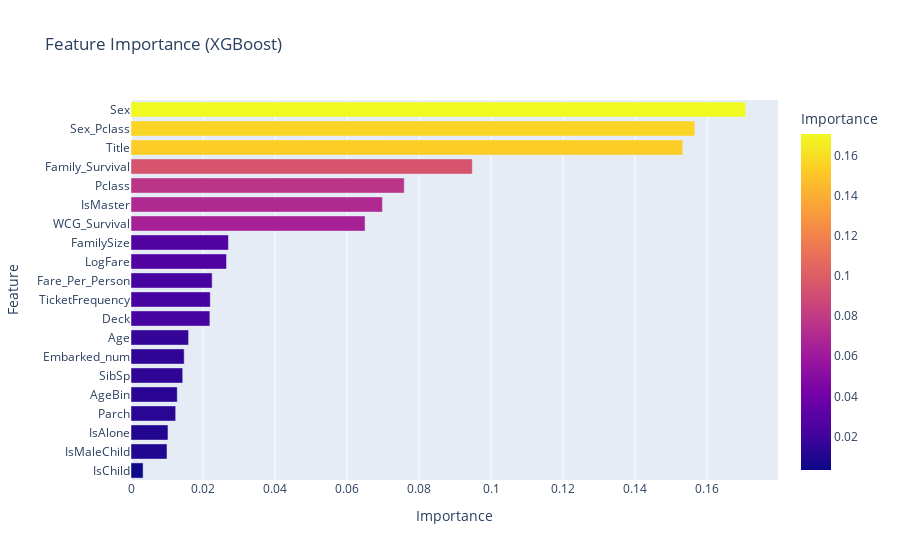

Source (notebook cell):
### Code cell
feature_importance = pd.DataFrame({'Feature': X_full.columns, 'Importance': final_xgb.feature_importances_}).sort_values('Importance', ascending=False)
fig = px.bar(feature_importance, x='Importance', y='Feature', orientation='h', title='Feature Importance (XGBoost)', color='Importance')
fig.update_layout(yaxis={'categoryorder': 'total ascending'})
fig.show()
print('\n📌 주요 특성:')
print(feature_importance.to_string(index=False))

### Figure 1 — Plotly figure (JSON) as saved in the notebook; plotly's stock layout.template omitted (floating-point values rounded to 4 significant figures)
{"data": [{"hovertemplate": "Importance=%{marker.color}<br>Feature=%{y}<extra></extra>", "legendgroup": "", "marker": {"color": [0.1707, 0.1566, 0.1532, 0.09479, 0.07588, 0.06982, 0.065, 0.02705, 0.02653, 0.02253, 0.02201, 0.02191, 0.01599, 0.01477, 0.01437, 0.01285, 0.01241, 0.01027, 0.009997, 0.00336], "coloraxis": "coloraxis", "pattern": {"shape": ""}}, "name": "", "orientation": "h", "showlegend": false, "textposition": "auto", "type": "bar", "x": [0.1707, 0.1566, 0.1532, 0.09479, 0.07588, 0.06982, 0.065, 0.02705, 0.02653, 0.02253, 0.02201, 0.02191, 0.01599, 0.01477, 0.01437, 0.01285, 0.01241, 0.01027, 0.009997, 0.00336], "xaxis": "x", "y": ["Sex", "Sex_Pclass", "Title", "Family_Survival", "Pclass", "IsMaster", "WCG_Survival", "FamilySize", "LogFare", "Fare_Per_Person", "TicketFrequency", "Deck", "Age", "Embarked_num", "SibSp", "AgeBin", "Parch", "IsAlone", "IsMaleChild", "IsChild"], "yaxis": "y"}], "layout": {"barmode": "relative", "coloraxis": {"colorbar": {"title": {"text": "Importance"}}, "colorscale": [[0, "#0d0887"], [0.1111, "#46039f"], [0.2222, "#7201a8"], [0.3333, "#9c179e"], [0.4444, "#bd3786"], [0.5556, "#d8576b"], [0.6667, "#ed7953"], [0.7778, "#fb9f3a"], [0.8889, "#fdca26"], [1, "#f0f921"]]}, "legend": {"tracegroupgap": 0}, "title": {"text": "Feature Importance (XGBoost)"}, "xaxis": {"anchor": "y", "domain": [0, 1], "title": {"text": "Importance"}}, "yaxis": {"anchor": "x", "categoryorder": "total ascending", "domain": [0, 1], "title": {"text": "Feature"}}}}
